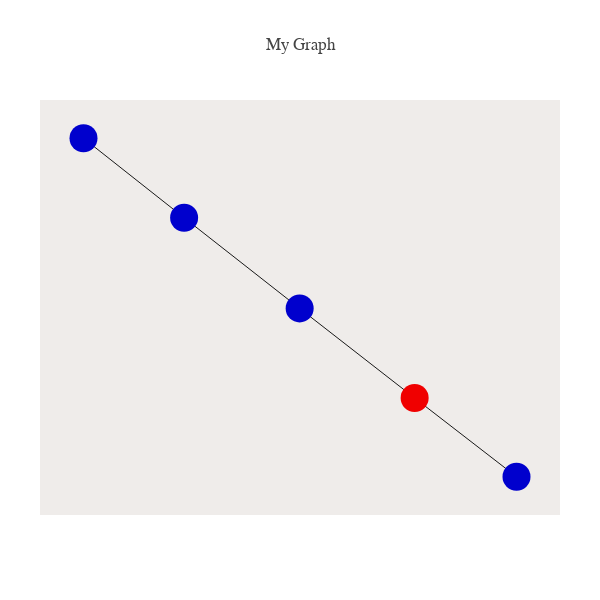

Notebook cell for this chart:
### Code cell
Tree, leaves, edges= Gus_get_phylo(Mp,col_lib,Mp_similarity)

node_list= list(range(-1,Mp.shape[1]))
root= True
nodes_as_seqs= True

plot_phyl_net(data_phyl,leaves,node_list,edges,
              nodes_as_seqs= nodes_as_seqs,root= root)

### Figure 1 — Plotly figure (JSON) as saved in the notebook; plotly's stock layout.template omitted (floating-point values rounded to 4 significant figures)
{"data": [{"hoverinfo": "none", "line": {"color": "rgb(25,25,25)", "width": 1}, "mode": "lines", "type": "scatter", "uid": "d5b5f41d-b9d6-4785-a51d-b4cde99176e8", "x": [0.4812, -0.0001412, null, 0.4812, 0.9077, null, -0.0001412, -0.4838, null, -0.4838, -0.905, null], "y": [-0.5317, -0.003427, null, -0.5317, -0.9961, null, -0.003427, 0.5312, null, 0.5312, 1, null]}, {"hoverinfo": "text", "marker": {"color": ["rgb(240,0,0)", "rgb(0,0,205)", "rgb(0,0,205)", "rgb(0,0,205)", "rgb(0,0,205)"], "size": 28}, "mode": "markers", "text": ["root: 0000", "0100", "1100\n1000", "1101", "0010"], "type": "scatter", "uid": "c311bbfb-f5e9-490b-acfb-b5d9b7d45bff", "x": [0.4812, -0.0001412, -0.4838, -0.905, 0.9077], "y": [-0.5317, -0.003427, 0.5312, 1, -0.9961]}], "layout": {"autosize": false, "font": {"family": "Balto"}, "height": 600, "hovermode": "closest", "margin": {"b": 85, "l": 40, "pad": 0, "r": 40, "t": 100}, "plot_bgcolor": "#efecea", "showlegend": false, "title": "My Graph", "width": 600, "xaxis": {"showgrid": false, "showline": false, "showticklabels": false, "title": "", "zeroline": false}, "yaxis": {"showgrid": false, "showline": false, "showticklabels": false, "title": "", "zeroline": false}}}
